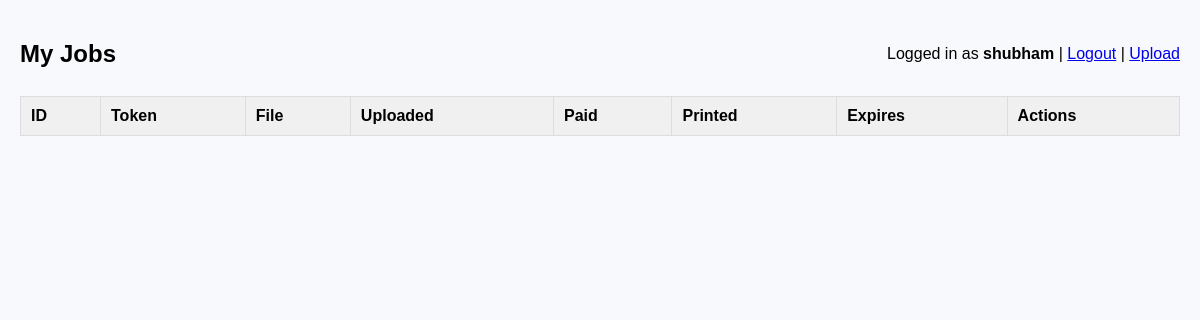
The app's page /myjobs (signed in), older data.
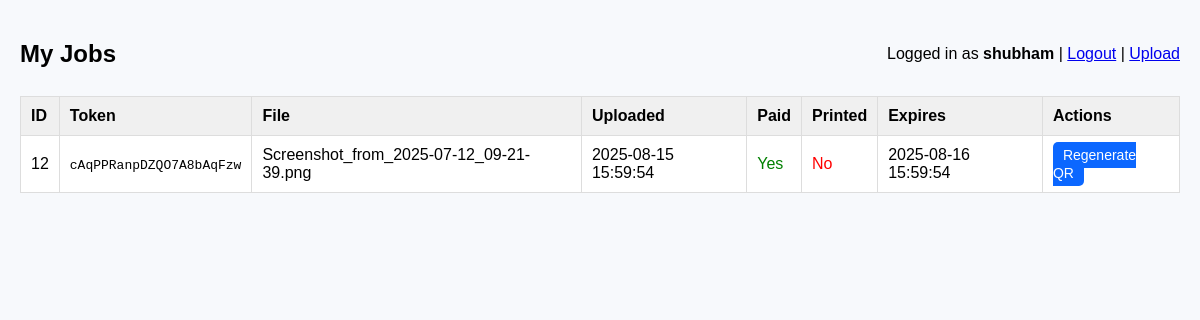
The same page, newer data.
### tables this page shows
CREATE TABLE jobs (
        id INTEGER PRIMARY KEY AUTOINCREMENT,
        token TEXT UNIQUE,
        filename TEXT,
        filepath TEXT,
        uploaded_at INTEGER,
        paid INTEGER DEFAULT 0,
        printed INTEGER DEFAULT 0,
        expires_at INTEGER
    , owner_username TEXT);

### app.py (the view)
@app.route('/myjobs')
@login_required(admin_only=False)
def myjobs():
    username = session.get('user')
    conn = get_db_connection()
    cur = conn.cursor()
    cur.execute(
        'SELECT id, token, filename, uploaded_at, paid, printed, expires_at FROM jobs WHERE owner_username=? ORDER BY uploaded_at DESC',
        (username,)
    )
    rows = cur.fetchall()
    conn.close()
    formatted = []
    for r in rows:
        formatted.append({
            'id': r[0],
            'token': r[1],
            'filename': r[2],
            'uploaded_at': datetime.fromtimestamp(r[3]).strftime("%Y-%m-%d %H:%M:%S"),
            'paid': bool(r[4]),
            'printed': bool(r[5]),
            'expires_at': datetime.fromtimestamp(r[6]).strftime("%Y-%m-%d %H:%M:%S"),
        })
    return render_template('myjobs.html', jobs=formatted)

### app.py (called while the page is built, shortened)
@app.context_processor
def inject_template_globals():
    max_mb = app.config.get('MAX_CONTENT_LENGTH', 0) // (1024 * 1024)
    return {
        "max_file_mb": max_mb,
        "registration_enabled": 'register' in app.view_functions
    }

def get_db_connection():
    conn = sqlite3.connect(DB_PATH)
    conn.row_factory = sqlite3.Row
    return conn

def login_required(admin_only=False):
    def decorator(f):
        @wraps(f)
        def wrapped(*args, **kwargs):
            username = session.get("user")
            if not username:
                if admin_only:
                    return redirect(url_for("admin_login", next=request.path))
                return redirect(url_for("user_login", next=request.path))
            return f(*args, **kwargs)
        return wrapped
    return decorator

### templates/myjobs.html (shortened to what this page needs)
<!doctype html>
<html>
<head>
</head>
<body>
  <div class="top">
    <h2>My Jobs</h2>
    <div>
      Logged in as <strong>{{ session.user }}</strong> |
      <a href="{{ url_for('logout') }}">Logout</a> |
      <a href="{{ url_for('index') }}">Upload</a>
    </div>
  </div>
  <table>
    <thead>
      <tr>
        <th>ID</th>
        <th>Token</th>
        <th>File</th>
        <th>Uploaded</th>
        <th>Paid</th>
        <th>Printed</th>
        <th>Expires</th>
        <th>Actions</th>
      </tr>
    </thead>
    <tbody>
      {% for job in jobs %}
      <tr>
        <td>{{ job.id }}</td>
        <td><code>{{ job.token }}</code></td>
        <td>{{ job.filename }}</td>
        <td>{{ job.uploaded_at }}</td>
        <td>{% if job.paid %}<span class="ok">Yes</span>{% else %}<span class="no">No</span>{% endif %}</td>
        <td>{% if job.printed %}<span class="ok">Yes</span>{% else %}<span class="no">No</span>{% endif %}</td>
        <td>{{ job.expires_at }}</td>
        <td>
          {% if not job.printed %}
            <a href="{{ url_for('regenerate_qr', token=job.token) }}" class="btn-qr" target="_blank">Regenerate QR</a>
          {% else %}
            <span>-</span>
          {% endif %}
        </td>
      </tr>
      {% endfor %}
    </tbody>
  </table>
</body>
</html>

Row changes from the older to the newer data that the page shows:
added jobs: user "shubham", id "12", token "cAqPPRanpDZQO7A8bAqFzw", filename "Screenshot_from_2025-07-12_09-21-39.png", uploaded_at "2025-08-15 15:59:54", paid "Yes", printed "No", expires_at "2025-08-16 15:59:54"
Text that changed along with them:
{{ session.user }}: "shubham" → (not shown)
